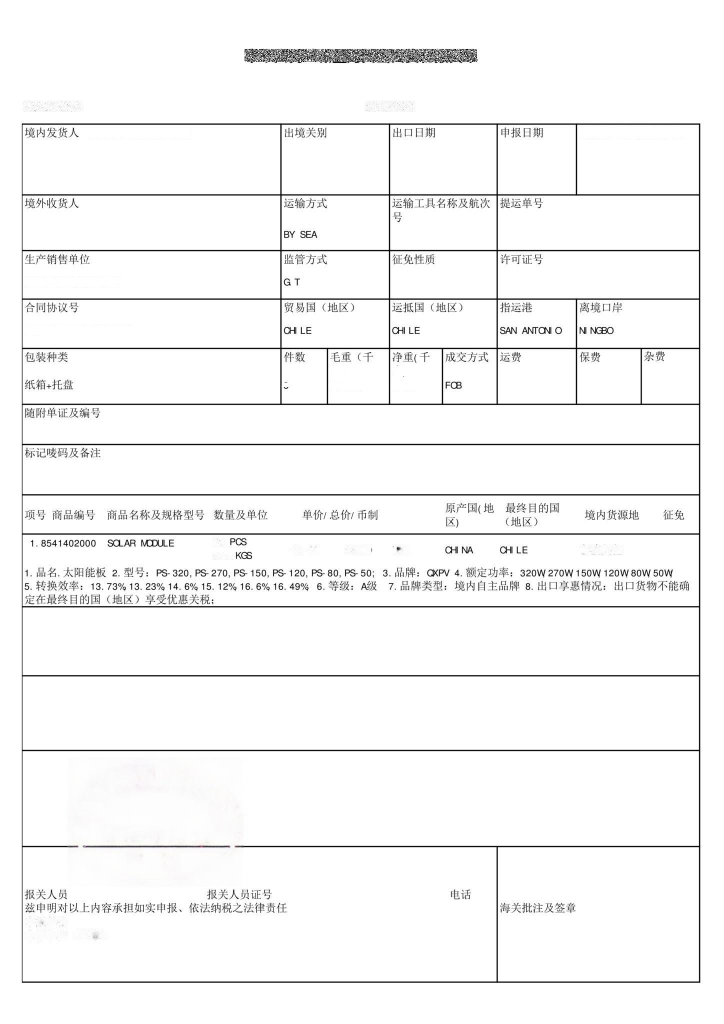
#> input picture data/test/images/table_recognition.jpg, 1447 x 2048 px (shown at 1/2 size)
$ python -i degradation.py   (imports and definitions only)
#> lines starting #> are read from the running program, lines starting #| are printed output that depends on the picture
#> further down, picture is the input picture: shape (2048, 1447, 3); mean B, G, R 246.2, 246.2, 246.2
# Copyright 2021-2022 The Alibaba Fundamental Vision Team Authors. All rights reserved.
import cv2
import math
import numpy as np
import os
import random
import scipy
import scipy.stats as stats
import torch
from scipy import ndimage
from scipy.interpolate import interp2d
from scipy.linalg import orth

os.environ['KMP_DUPLICATE_LIB_OK'] = 'TRUE'

__all__ = ['degradation_bsrgan_light', 'degradation_bsrgan']


# --------------------------------------------
# get uint8 image of size HxWxn_channles (RGB)
# --------------------------------------------
# [13 lines left out: function imread_uint, not called in this run]


# --------------------------------------------
# numpy(single) [0, 1] <--->  numpy(unit)
# --------------------------------------------


def uint2single(img):
    return np.float32(img / 255.)


def single2uint(img):
    return np.uint8((img.clip(0, 1) * 255.).round())


def uint162single(img):
    return np.float32(img / 65535.)


def single2uint16(img):
    return np.uint16((img.clip(0, 1) * 65535.).round())


# [85 lines left out: functions rgb2ycbcr, ycbcr2rgb, bgr2ycbcr, channel_convert, not called in this run]


'''
# --------------------------------------------
# metric, PSNR and SSIM
# --------------------------------------------
'''


# --------------------------------------------
# PSNR
# --------------------------------------------
# [70 lines left out: functions calculate_psnr, calculate_ssim, ssim, not called in this run]


'''
# --------------------------------------------
# matlab's bicubic imresize (numpy and torch) [0, 1]
# --------------------------------------------
'''


# matlab 'imresize' function, now only support 'bicubic'
# [219 lines left out: functions cubic, calculate_weights_indices, imresize, imresize_np, not called in this run]


"""
# --------------------------------------------
# Super-Resolution
# --------------------------------------------
#
# Kai Zhang (cskaizhang@gmail.com)
# https://github.com/cszn
# From 2019/03--2021/08
# --------------------------------------------
"""


# [11 lines left out: function modcrop_np, not called in this run]


"""
# --------------------------------------------
# anisotropic Gaussian kernels
# --------------------------------------------
"""


# [146 lines left out: functions analytic_kernel, anisotropic_Gaussian, gm_blur_kernel, shift_pixel, blur, gen_kernel, not called in this run]


def fspecial_gaussian(hsize, sigma):
    hsize = [hsize, hsize]
    siz = [(hsize[0] - 1.0) / 2.0, (hsize[1] - 1.0) / 2.0]
    std = sigma
    [x, y] = np.meshgrid(
        np.arange(-siz[1], siz[1] + 1), np.arange(-siz[0], siz[0] + 1))
    arg = -(x * x + y * y) / (2 * std * std)
    h = np.exp(arg)
    h[h < scipy.finfo(float).eps * h.max()] = 0
    sumh = h.sum()
    if sumh != 0:
        h = h / sumh
    return h


# [7 lines left out: function fspecial_laplacian, not called in this run]


def fspecial(filter_type, *args, **kwargs):
    '''
    python code from:
    https://github.com/ronaldosena/imagens-medicas-2/blob/40171a6c259edec7827a6693a93955de2bd39e76/Aulas/aula_2_-_uniform_filter/matlab_fspecial.py
    '''
    if filter_type == 'gaussian':
        return fspecial_gaussian(*args, **kwargs)
    if filter_type == 'laplacian':
        return fspecial_laplacian(*args, **kwargs)


"""
# --------------------------------------------
# degradation models
# --------------------------------------------
"""


# [214 lines left out: functions bicubic_degradation, srmd_degradation, dpsr_degradation, classical_degradation, add_sharpening, add_blur_1 and 6 more, not called in this run]


def degradation_bsrgan_light(image, sf=4, isp_model=None):
    """
    This is the variant of the degradation model of BSRGAN from the paper
    "Designing a Practical Degradation Model for Deep Blind Image Super-Resolution"
    ----------
    sf: scale factor
    isp_model: camera ISP model
    Returns
    -------
    img: low-quality patch, size: lq_patchsizeXlq_patchsizeXC, range: [0, 1]
    hq: corresponding high-quality patch, size: (lq_patchsizexsf)X(lq_patchsizexsf)XC, range: [0, 1]
    """
    image = uint2single(image)
    _, jpeg_prob, scale2_prob = 0.25, 0.9, 0.25
    # sf_ori = sf

    h1, w1 = image.shape[:2]
#> h1 = 2048; w1 = 1447
    image = image.copy()[:w1 - w1 % sf, :h1 - h1 % sf, ...]  # mod crop
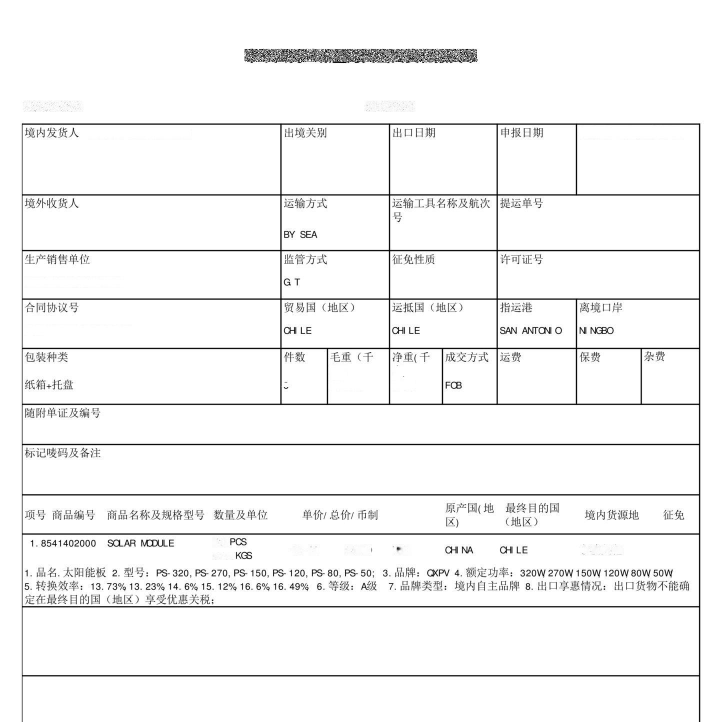
#> image: shape (1444, 1447, 3) float32 (shown at 1/2 size); min 0, max 1, mean 0.959
    h, w = image.shape[:2]
#> h = 1444; w = 1447

    # hq = image.copy()

    if sf == 4 and random.random() < scale2_prob:  # downsample1
        if np.random.rand() < 0.5:
            image = cv2.resize(
                image,
                (int(1 / 2 * image.shape[1]), int(1 / 2 * image.shape[0])),
                interpolation=random.choice([1, 2, 3]))
        else:
            image = imresize_np(image, 1 / 2, True)
        image = np.clip(image, 0.0, 1.0)
        sf = 2

    shuffle_order = random.sample(range(7), 7)
    idx1, idx2 = shuffle_order.index(2), shuffle_order.index(3)
    if idx1 > idx2:  # keep downsample3 last
        shuffle_order[idx1], shuffle_order[idx2] = shuffle_order[
            idx2], shuffle_order[idx1]

    for i in shuffle_order:

        if i == 0:
            image = add_blur_1(image, sf=sf)
        elif i == 2:
            a, b = image.shape[1], image.shape[0]
            # downsample2
            if random.random() < 0.8:
                sf1 = random.uniform(1, 2 * sf)
                image = cv2.resize(
                    image, (int(1 / sf1 * image.shape[1]),
                            int(1 / sf1 * image.shape[0])),
                    interpolation=random.choice([1, 2, 3]))
            else:
                k = fspecial('gaussian', 25, random.uniform(0.1, 0.6 * sf))
                k_shifted = shift_pixel(k, sf)
                k_shifted = k_shifted / k_shifted.sum(
                )  # blur with shifted kernel
                image = ndimage.filters.convolve(
                    image, np.expand_dims(k_shifted, axis=2), mode='mirror')
                image = image[0::sf, 0::sf, ...]  # nearest downsampling
            image = np.clip(image, 0.0, 1.0)
        elif i == 3:
            # downsample3
            image = cv2.resize(
                image, (int(1 / sf * a), int(1 / sf * b)),
                interpolation=random.choice([1, 2, 3]))
            image = np.clip(image, 0.0, 1.0)
        elif i == 4:
            # add Gaussian noise
            image = add_Gaussian_noise(image, noise_level1=1, noise_level2=2)
        elif i == 5:
            # add JPEG noise
            if random.random() < jpeg_prob:
                image = add_JPEG_noise(image)

    # add final JPEG compression noise
    image = add_JPEG_noise(image)
    image = single2uint(image)
    return image


# [100 lines left out: functions add_blur_2, degradation_bsrgan, not called in this run]

>>> import cv2
>>> picture = cv2.imread('../../../../../data/test/images/table_recognition.jpg')
#> (the run stopped early here; a loop or call above may not have finished)
